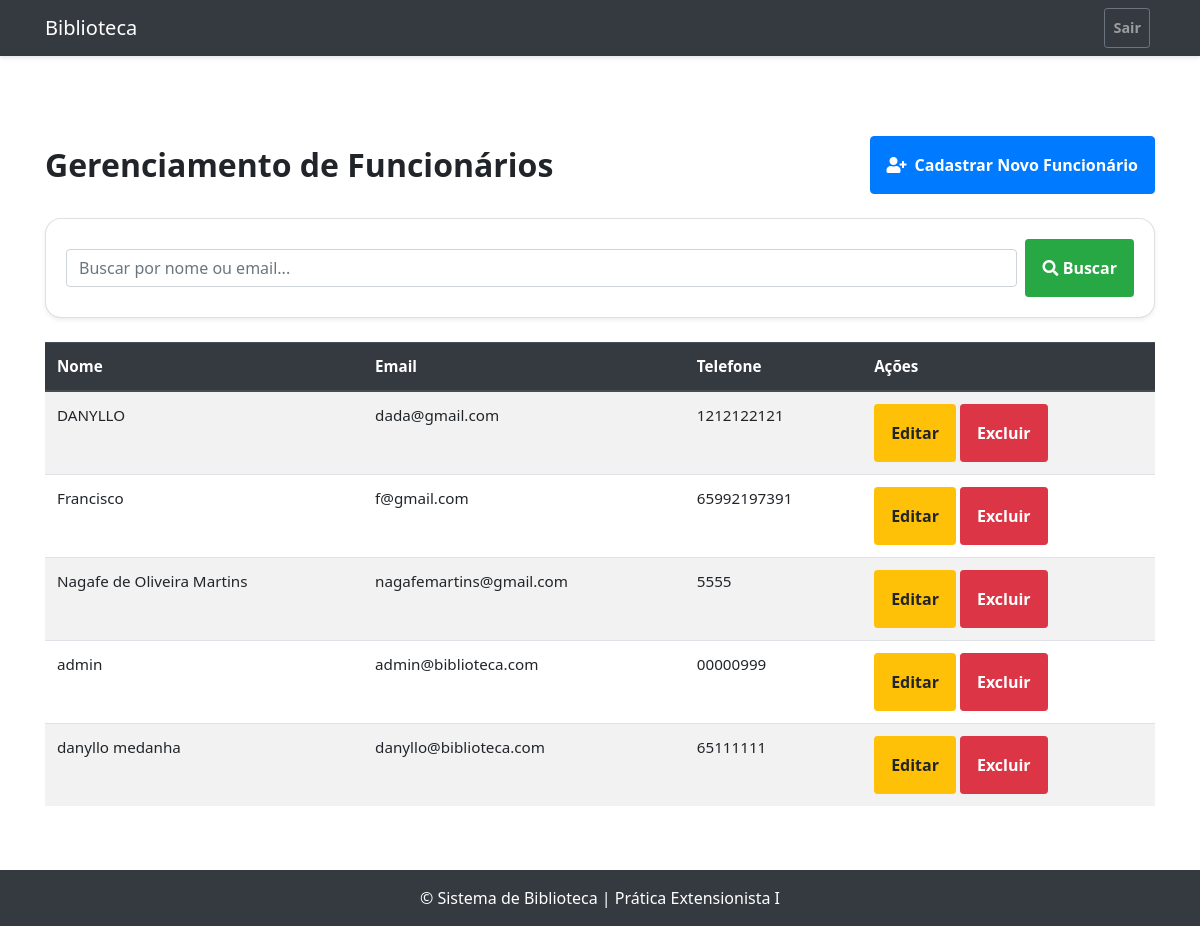
Page /funcionario/consultar/ (signed in) on the committed database.
### biblioteca/models.py (models this page shows, shortened)
class Funcionario(models.Model):
    nome = models.CharField(max_length=100)
    email = models.EmailField(unique=True)
    senha = models.CharField(max_length=128)
    telefone = models.CharField(max_length=20, blank=True, null=True)
    cpf = models.CharField(max_length=14, unique=True)
    endereco = models.CharField(max_length=200, blank=True, null=True)
    data_nascimento = models.DateField(blank=True, null=True)
    data_criacao = models.DateTimeField(auto_now_add=True)
    data_atualizacao = models.DateTimeField(auto_now=True)
    class Meta:
        verbose_name = "Funcionário"
        verbose_name_plural = "Funcionários"

### biblioteca/views.py (the view)
    def wrapper(request, *args, **kwargs):
        if 'funcionario_logado_id' not in request.session:
            messages.warning(request, "Você precisa estar logado para acessar esta página.")
            return redirect('login')
        return view_func(request, *args, **kwargs)

### biblioteca/views.py (called while the page is built)
def funcionario_login_required(view_func):
    def wrapper(request, *args, **kwargs):
        if 'funcionario_logado_id' not in request.session:
            messages.warning(request, "Você precisa estar logado para acessar esta página.")
            return redirect('login')
        return view_func(request, *args, **kwargs)
    return wrapper

@funcionario_login_required
def consultar_funcionario(request):
    query = request.GET.get('q')
    funcionarios = Funcionario.objects.all().order_by('nome')
    if query:
        funcionarios = funcionarios.filter(
            Q(nome__icontains=query) | Q(email__icontains=query)
        )
        if not funcionarios.exists():
            messages.info(request, f"Nenhum funcionário encontrado para a busca: '{query}'.")
    return render(request, 'funcionario/consultar_funcionario.html', {'funcionarios': funcionarios, 'query': query})

### templates/funcionario/consultar_funcionario.html (shortened to what this page needs)
{% extends 'base.html' %}
{% load static %}
{% block content %}
<div class="container py-5">
    <div class="d-flex justify-content-between align-items-center mb-4">
        <h2 class="mb-0 font-weight-bold">Gerenciamento de Funcionários</h2>
        <a href="{% url 'cadastrar_funcionario' %}" class="btn btn-primary">
            <i class="fas fa-user-plus mr-2"></i>Cadastrar Novo Funcionário
        </a>
    </div>
    <div class="card card-body mb-4 shadow-sm">
        <form method="GET" action="{% url 'funcionario_consultar' %}" class="form-inline">
            <input class="form-control flex-grow-1 mr-2" type="search" placeholder="Buscar por nome ou email..." name="q" value="{{ query|default:'' }}">
            <button class="btn btn-success btn-sm" type="submit"><i class="fas fa-search"></i> Buscar</button>
        </form>
    </div>
    {% if funcionarios %}
        <div class="table-responsive">
            <table class="table table-striped table-hover">
                <thead class="thead-dark">
                    <tr>
                        <th>Nome</th>
                        <th>Email</th>
                        <th>Telefone</th>
                        <th>Ações</th>
                    </tr>
                </thead>
                <tbody>
                    {% for funcionario in funcionarios %}
                    <tr>
                        <td>{{ funcionario.nome }}</td>
                        <td>{{ funcionario.email }}</td>
                        <td>{{ funcionario.telefone|default:"-" }}</td>
                        <td>
                            <a href="{% url 'atualizar_funcionario' funcionario.pk %}" class="btn btn-warning btn-sm">Editar</a>
                            <a href="{% url 'excluir_funcionario' funcionario.pk %}" class="btn btn-danger btn-sm">Excluir</a>
                        </td>
                    </tr>
                    {% endfor %}
                </tbody>
            </table>
        </div>
    {% endif %}
</div>
{% endblock %}

### static/css/estetica.css (style rules this page uses)
body { font-family: 'Segoe UI', Tahoma, Geneva, Verdana, sans-serif; }
.card { border-radius: 1rem; }
.btn { padding: 1rem; font-weight: bold; font-size: 1rem; }
table { font-size: 0.95rem; }

### rows in the picture
Funcionario: nome "DANYLLO", email "dada@gmail.com", telefone "1212122121"
Funcionario: nome "Francisco", email "f@gmail.com", telefone "65992197391"
Funcionario: nome "Nagafe de Oliveira Martins", email "nagafemartins@gmail.com", telefone "5555"
Funcionario: nome "admin", email "admin@biblioteca.com", telefone "00000999"
Funcionario: nome "danyllo medanha", email "danyllo@biblioteca.com", telefone "65111111"
